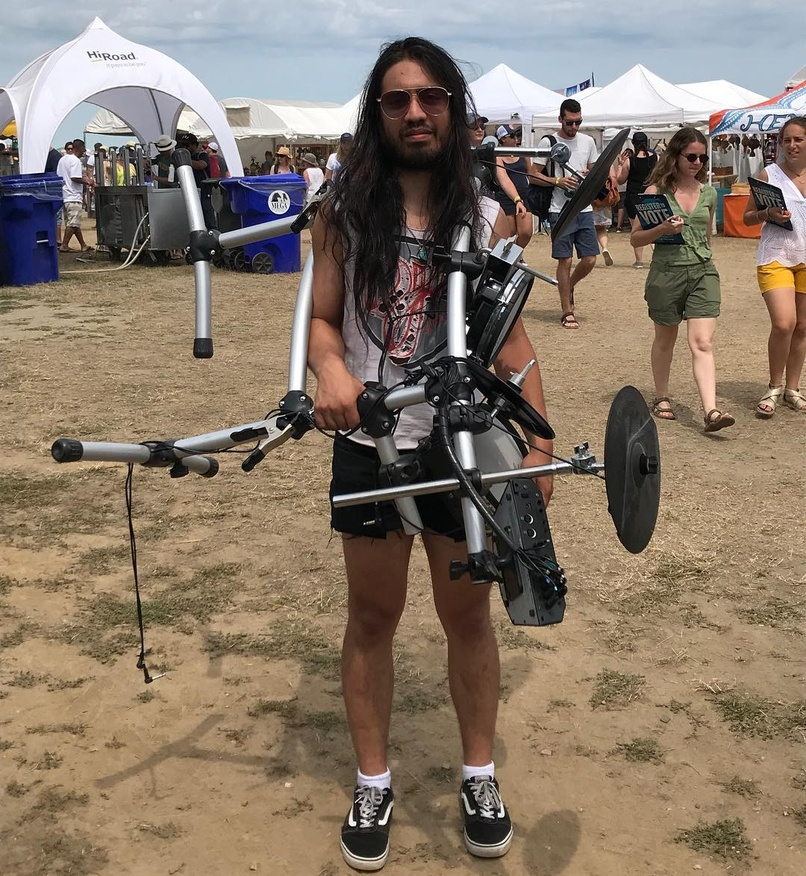
#> input picture images/insta_pics/3.jpg, 806 x 876 px, shrunk from 1080 x 1174 before the run
$ python brightness.py
#> lines starting #> are read from the running program, lines starting #| are printed output that depends on the picture; long printed decimals are rounded
import cv2
import numpy as np
from matplotlib import pyplot as plt

#0 means read in the grayscale image
#pixels in grayscale have 1 number between 0 and 255
#pixels in color have three numbers, usually representing RGB (red green blue)
#cv2 is weird in that it is BGR (blue green red)
img = cv2.imread('insta_pics/3.jpg',0)
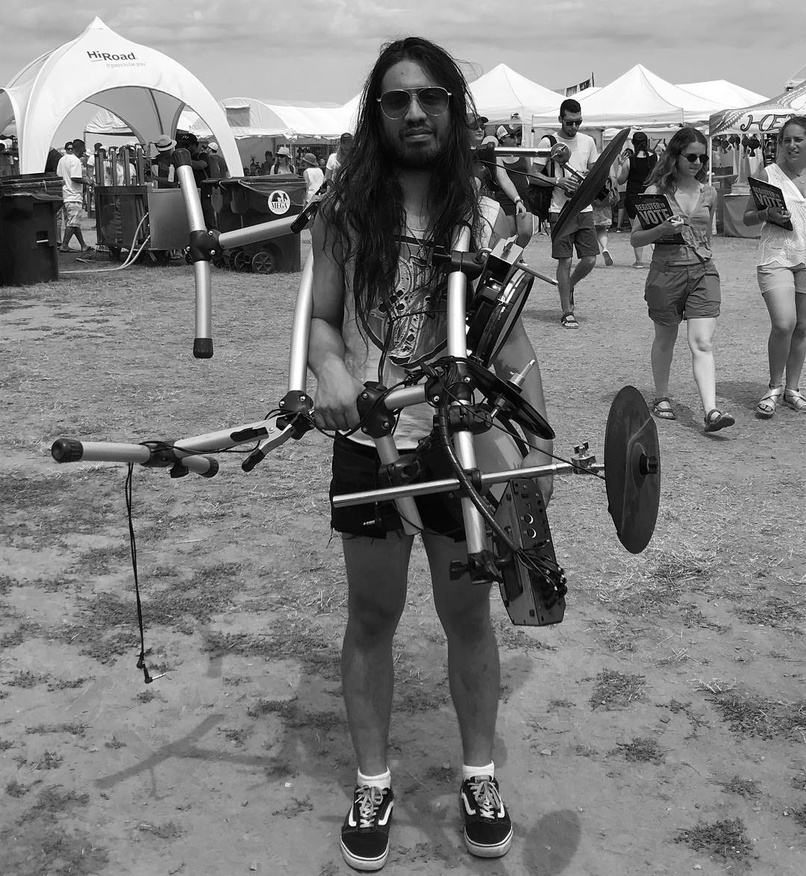
#> img: shape (876, 806); min 0, max 255, mean 123.6
pixels_in_a_list = img.ravel()
#print(pixels_in_a_list)
plt.hist(pixels_in_a_list,256,[0,256])
plt.show()
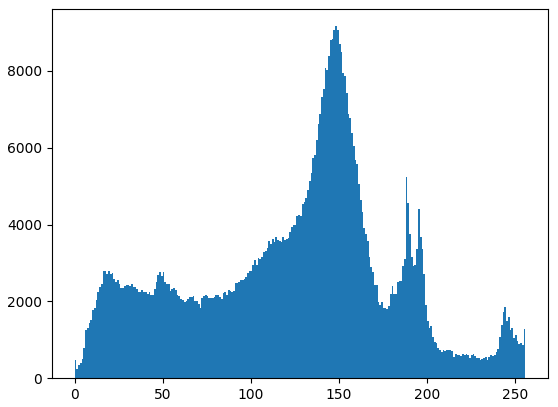
#> figure drawn by matplotlib, 1 panel; tallest bar 9161 high, from x = 148 to 149

print('Mean: ', np.mean(pixels_in_a_list))
#| Mean:  123.636
print('StDev: ', np.std(pixels_in_a_list))
#| StDev:  57.502

$ run again, with images/insta_pics/1.jpg copied over images/insta_pics/3.jpg
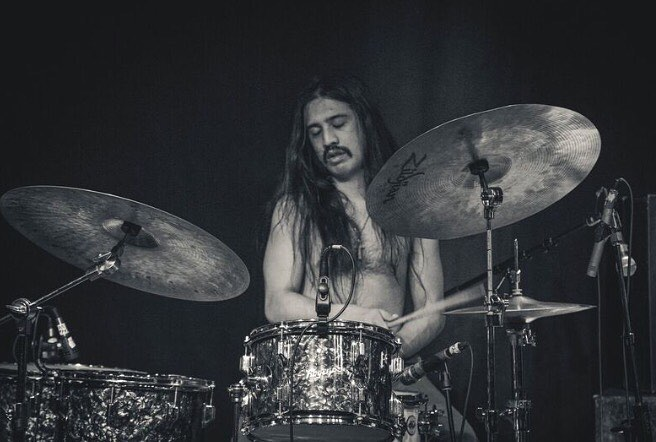
#> input picture images/insta_pics/1.jpg, 656 x 442 px
#> `plt.show()`:
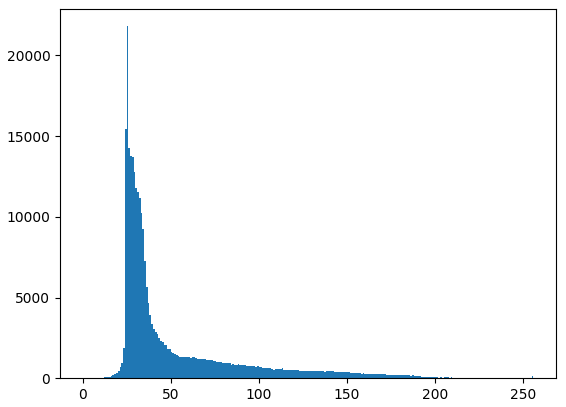
#> figure drawn by matplotlib, 1 panel; tallest bar 21810 high, from x = 25 to 26
#| Mean:  52.396
#| StDev:  39.378

$ run again, with images/insta_pics/2.jpg copied over images/insta_pics/3.jpg
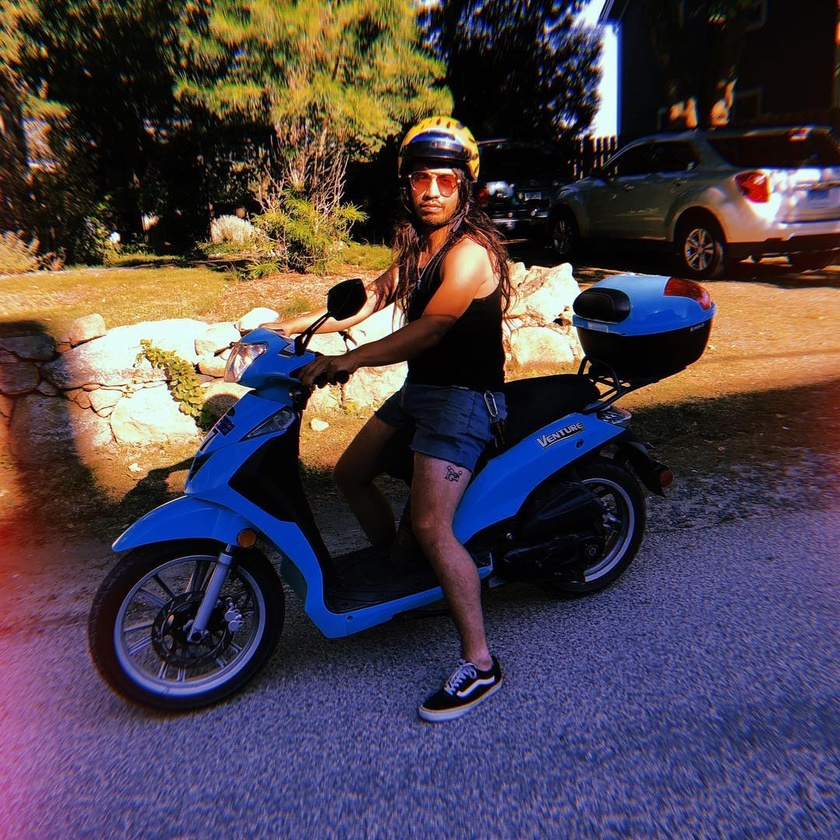
#> input picture images/insta_pics/2.jpg, 840 x 840 px, shrunk from 1080 x 1080 before the run
#> `img = cv2.imread('insta_pics/3.jpg',0)`:
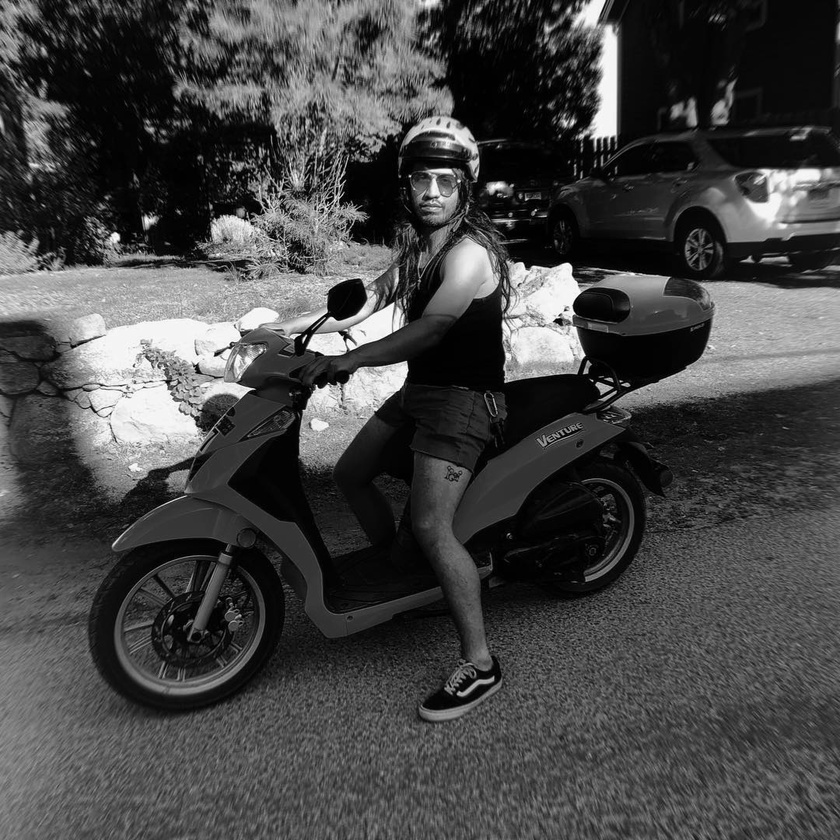
#> img: shape (840, 840); min 0, max 255, mean 69.4
#> `plt.show()`:
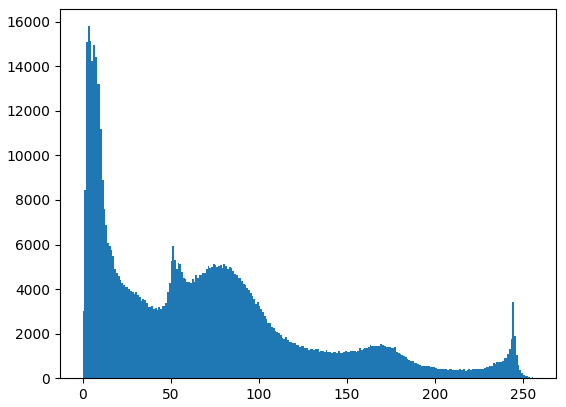
#> figure drawn by matplotlib, 1 panel; tallest bar 15799 high, from x = 3 to 4
#| Mean:  69.383
#| StDev:  60.454

$ run again, with images/insta_pics/4.jpg copied over images/insta_pics/3.jpg
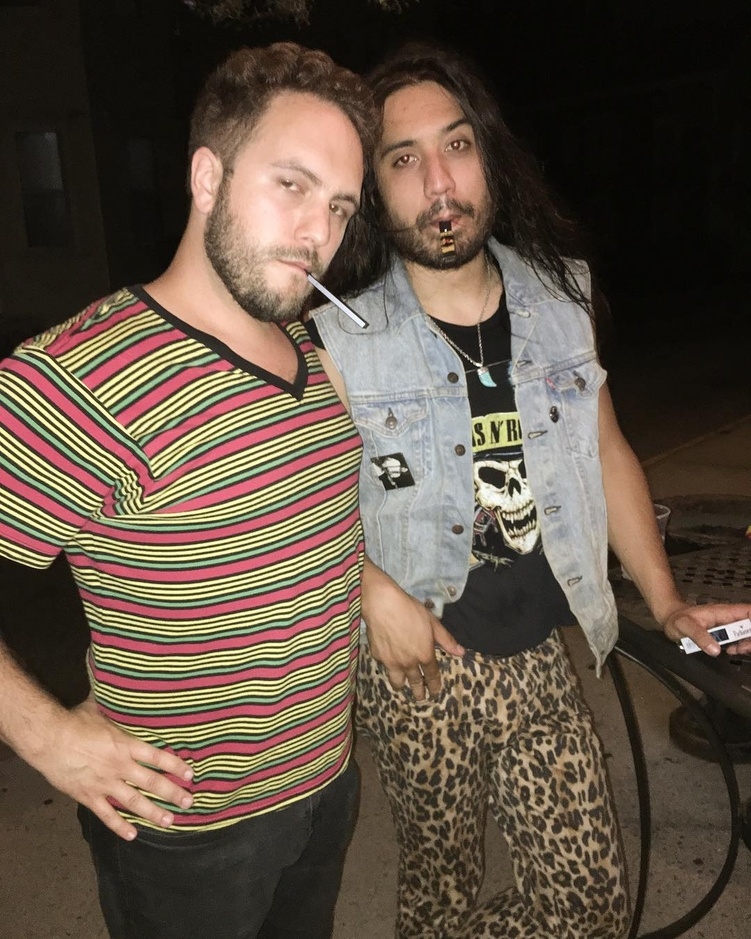
#> input picture images/insta_pics/4.jpg, 751 x 939 px, shrunk from 1080 x 1350 before the run
#> `img = cv2.imread('insta_pics/3.jpg',0)`:
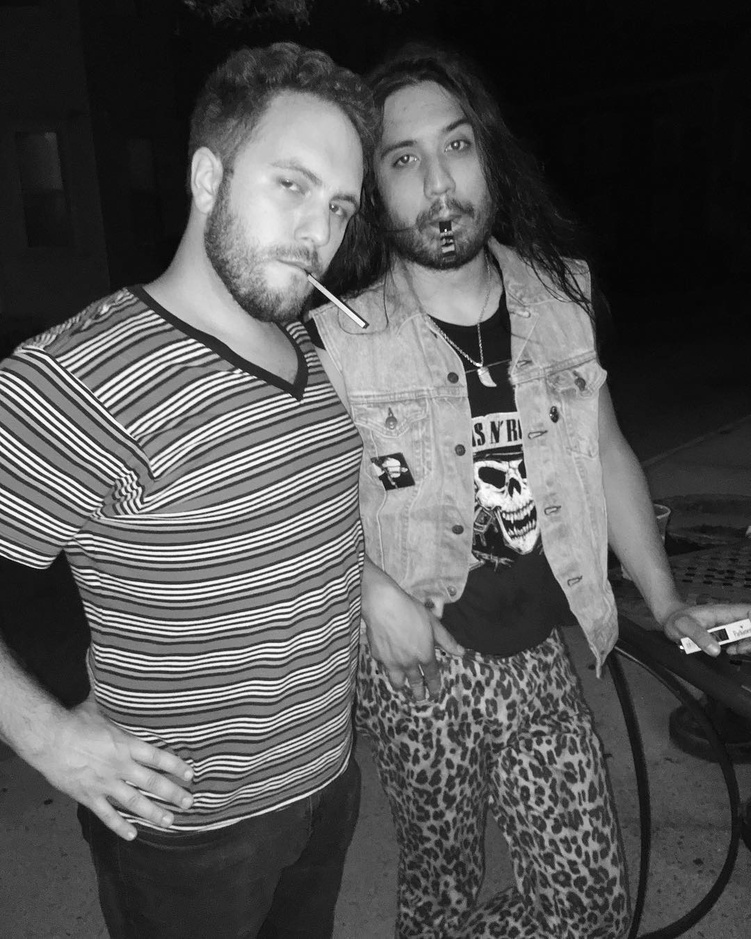
#> img: shape (939, 751); min 2, max 255, mean 85.5
#> `plt.show()`:
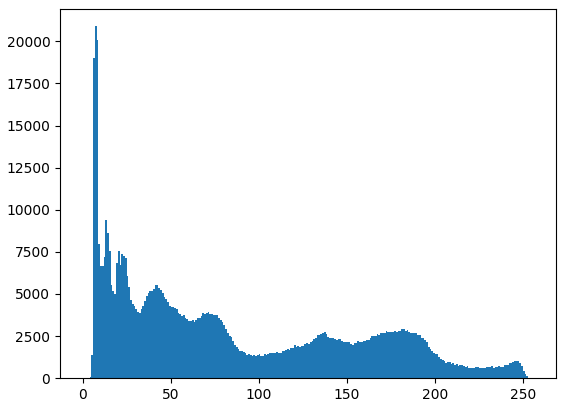
#> figure drawn by matplotlib, 1 panel; tallest bar 20895 high, from x = 7 to 8
#| Mean:  85.510
#| StDev:  67.930
